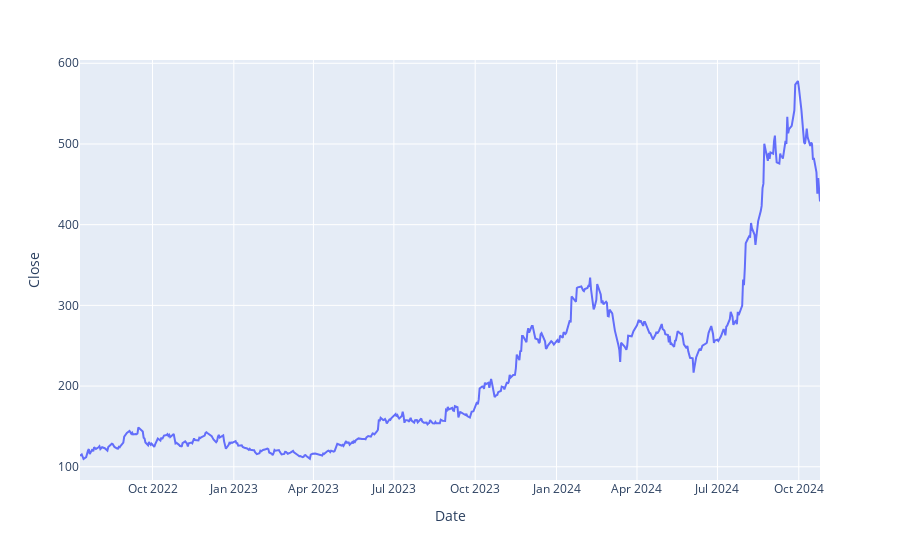

Notebook source saved alongside this figure:
### Code cell
import plotly.express as px

figure =px.line(df , x = df.index,
                 y ="Close")
figure.show()

### Figure 1 — Plotly figure (JSON) as saved in the notebook; plotly's stock layout.template omitted (floating-point values rounded to 4 significant figures; data arrays with more than 128 entries replaced by an {"elided": "..."} marker saying what was removed)
{"data": [{"hovertemplate": "Date=%{x}<br>Close=%{y}<extra></extra>", "legendgroup": "", "line": {"color": "#636efa", "dash": "solid"}, "marker": {"symbol": "circle"}, "mode": "lines", "name": "", "orientation": "v", "showlegend": false, "type": "scatter", "x": {"elided": "565 str values"}, "xaxis": "x", "y": {"elided": "565 float values"}, "yaxis": "y"}], "layout": {"autosize": true, "legend": {"tracegroupgap": 0}, "margin": {"t": 60}, "xaxis": {"anchor": "y", "autorange": true, "domain": [0, 1], "range": ["2022-07-11", "2024-10-25"], "title": {"text": "Date"}, "type": "date"}, "yaxis": {"anchor": "x", "autorange": true, "domain": [0, 1], "range": [83.57, 604.1], "title": {"text": "Close"}, "type": "linear"}}}
